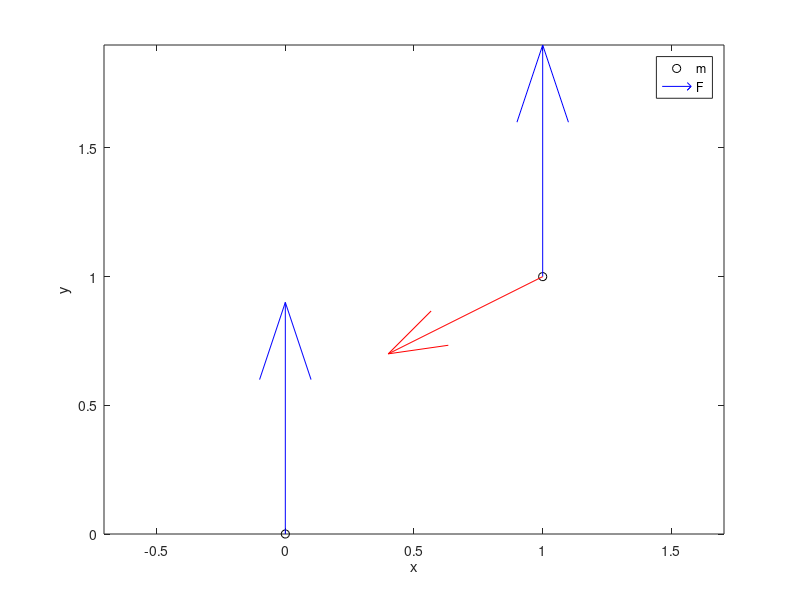

Reproduce this figure in MATLAB.
% Visualize interaction between 2 magnets

% place one magnets at [0,0] and simulate other magnets at p away.  
% 0 : magnet fixed at origin
% 1 : magnet in space

% Define geometry:
p = [1 1]'; % vector from [0,0] to magnet-c
m0 = [0,1]';
m1 = [0,1]';

% magnetude of magnetic field
m0mag = norm(m0);
m1mag = norm(m1);

m0hat = m0/m0mag;
m1hat = m1/m1mag;

% constants
u0 = 4*pi*10^-7;

F = 3*u0*m0mag*m1mag/(4*pi*norm(p)^2)*(m0hat * m1hat' + m1hat * m0hat' + (m1hat'*(eye(2) - 5*p*p')*m0hat)*eye(2)) * p;

tempp = p;

% compute B-field of 
B = u0/(4*pi * norm(tempp)^3)*(3*tempp/norm(tempp) * tempp'/norm(tempp) - eye(2))*m0hat/m0mag %|m|/(4pi |p|^3) (3hat(p)hat(p)' - I) hat(m)
Bx = u0/(4*pi*norm(p)^3) * ((3*p(1)^2/-1) * m0(1) + 3*p(1)*p(2)*m0(2))/m0mag
By = u0/(4*pi*norm(p)^3) * ((3*p(2)^2-1) * m0(2) + 3*p(1)*p(2)*m0(1))/m0mag
% torque:
D = 3*p/norm(p) * p'/norm(p) - eye(2);

%t = cross([u0 * m0mag * m1mag/(4*pi*norm(p)^3) * m1hat;0],[D*m0hat;0]);
t = det([u0 * m0mag * m1mag/(4*pi*norm(p)^3) * m1hat,D*m0hat]);

%% Visualize interaction forces
plot([0,p(1)],[0,p(2)],'ok')
hold on
quiver([0,p(1)],[0,p(2)],[m0(1),m1(1)],[m0(2),m1(2)],'Color','b')
hold on
quiver(p(1),p(2),F(1),F(2),10e5,'Color','r')
legend({'m','F'})
xlabel('x')
ylabel('y')
axis equal